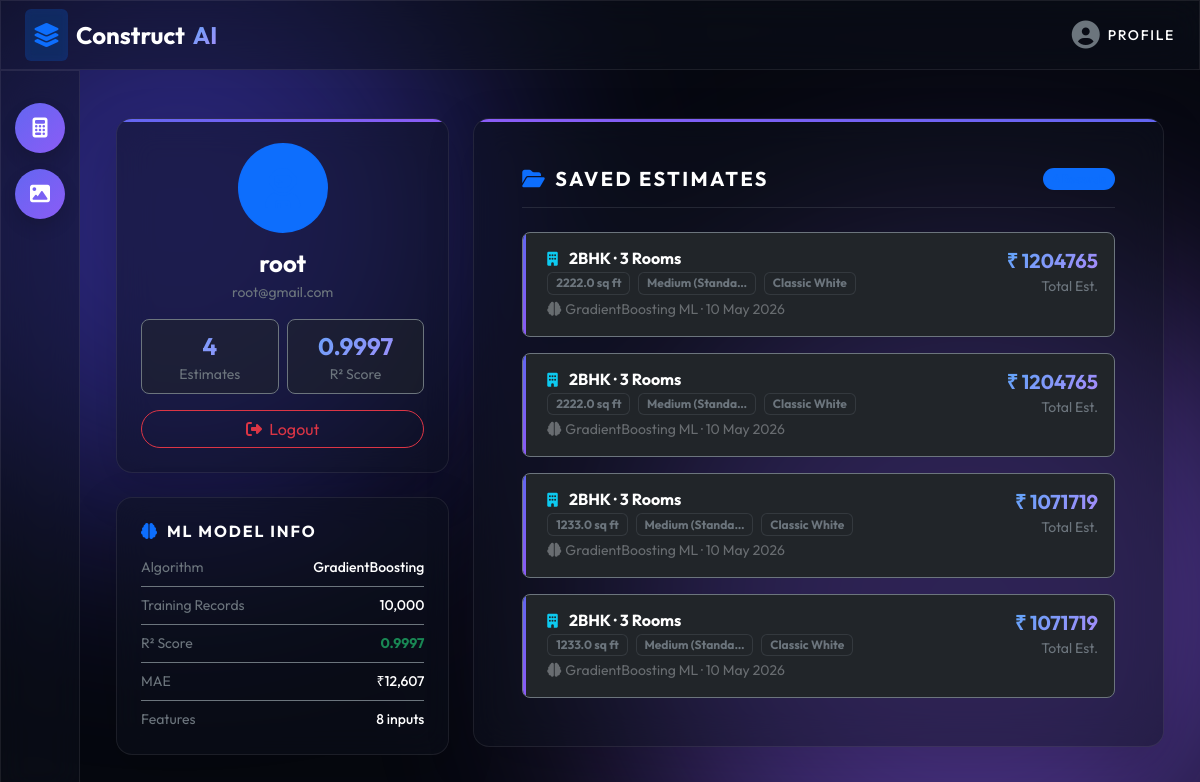
Page /profile/ (signed in) on the committed database.
### estimator/models.py (models this page shows, shortened)
class ProjectEstimate(models.Model):
    user = models.ForeignKey(User, on_delete=models.CASCADE, null=True, blank=True)
    plot_area = models.FloatField(help_text="Area in square feet")
    rooms = models.CharField(max_length=10)
    material_quality = models.CharField(max_length=20)
    paint_type = models.CharField(max_length=20)
    house_type = models.CharField(max_length=10)
    room_type = models.CharField(max_length=20)
    theme = models.CharField(max_length=30)
    budget_range = models.CharField(max_length=50)
    estimated_cost = models.DecimalField(max_digits=12, decimal_places=2, null=True, blank=True)
    created_at = models.DateTimeField(auto_now_add=True)

### estimator/views.py (the view)
# urls.py: path('profile/',  views.profile_view,  name='profile'),
def profile_view(request):
    if request.user.is_authenticated:
        projects = ProjectEstimate.objects.filter(user=request.user).order_by('-created_at')
    else:
        projects = ProjectEstimate.objects.all().order_by('-created_at')
    return render(request, 'profile.html', {'projects': projects})

### estimator/templates/profile.html (shortened to what this page needs)
{% extends 'base.html' %}
{% block content %}
<div class="container mt-4 pb-4">
    <div class="row g-4">
        <div class="col-lg-4">
            <div class="card glass border-0 rounded-4 shadow-lg p-4 text-center mb-4 position-relative overflow-hidden">
                <div class="position-absolute top-0 start-0 w-100" style="height:3px;background:linear-gradient(90deg,var(--primary),var(--secondary));"></div>
                <div class="bg-primary bg-opacity-15 rounded-circle d-inline-flex align-items-center justify-content-center mx-auto mb-3 border border-primary border-opacity-25" style="width:90px;height:90px;">
                    <i class="fa-solid fa-user-astronaut fs-1 text-primary"></i>
                </div>
                {% if user.is_authenticated %}
                <h4 class="fw-bold text-white mb-1">{{ user.get_full_name|default:user.username }}</h4>
                <p class="text-secondary small mb-3">{{ user.email }}</p>
                {% else %}
                <h4 class="fw-bold text-white mb-1">Guest User</h4>
                <p class="text-secondary small mb-3">Not logged in</p>
                {% endif %}
                <div class="row g-2 mb-3">
                    <div class="col-6">
                        <div class="bg-dark bg-opacity-50 rounded-3 p-2 border border-secondary border-opacity-15">
                            <div class="fs-4 fw-bold gradient-text">{{ projects|length }}</div>
                            <div class="text-secondary small">Estimates</div>
                        </div>
                    </div>
                    <div class="col-6">
                        <div class="bg-dark bg-opacity-50 rounded-3 p-2 border border-secondary border-opacity-15">
                            <div class="fs-4 fw-bold gradient-text">0.9997</div>
                            <div class="text-secondary small">R² Score</div>
                        </div>
                    </div>
                </div>
                {% if user.is_authenticated %}
                <a href="{% url 'logout' %}" class="btn btn-outline-danger w-100 rounded-pill small">
                    <i class="fa-solid fa-right-from-bracket me-1"></i> Logout
                </a>
                {% else %}
                <a href="{% url 'login' %}" class="btn btn-primary w-100 rounded-pill small">Login</a>
                {% endif %}
            </div>
            <div class="card glass border-0 rounded-4 shadow-lg p-4">
                <h6 class="text-white fw-bold text-uppercase tracking-wider mb-3"><i class="fa-solid fa-brain text-primary me-2"></i>ML Model Info</h6>
                <div class="d-flex flex-column gap-2 small">
                    <div class="d-flex justify-content-between border-bottom border-secondary border-opacity-15 pb-2">
                        <span class="text-secondary">Algorithm</span><span class="text-white fw-medium">GradientBoosting</span>
                    </div>
                    <div class="d-flex justify-content-between border-bottom border-secondary border-opacity-15 pb-2">
                        <span class="text-secondary">Training Records</span><span class="text-white fw-medium">10,000</span>
                    </div>
                    <div class="d-flex justify-content-between border-bottom border-secondary border-opacity-15 pb-2">
                        <span class="text-secondary">R² Score</span><span class="text-success fw-bold">0.9997</span>
                    </div>
                    <div class="d-flex justify-content-between border-bottom border-secondary border-opacity-15 pb-2">
                        <span class="text-secondary">MAE</span><span class="text-white fw-medium">₹12,607</span>
                    </div>
                    <div class="d-flex justify-content-between">
                        <span class="text-secondary">Features</span><span class="text-white fw-medium">8 inputs</span>
                    </div>
                </div>
            </div>
        </div>
        <div class="col-lg-8">
            <div class="card glass border-0 rounded-4 shadow-lg overflow-hidden position-relative">
                <div class="position-absolute top-0 start-0 w-100" style="height:3px;background:linear-gradient(90deg,var(--secondary),var(--primary));"></div>
                <div class="card-body p-4 p-xl-5">
                    <div class="d-flex justify-content-between align-items-center mb-4 border-bottom border-secondary border-opacity-25 pb-3">
                        <h5 class="fw-bold text-white mb-0 tracking-wider text-uppercase">
                            <i class="fa-solid fa-folder-open text-primary me-2"></i>Saved Estimates
                        </h5>
                        <span class="badge bg-primary bg-opacity-20 text-primary border border-primary border-opacity-25 rounded-pill">{{ projects|length }} Records</span>
                    </div>
                    <div class="d-flex flex-column gap-3">
                        {% if projects %}
                            {% for project in projects %}
                            <div class="p-3 bg-dark bg-opacity-40 border border-secondary border-opacity-20 rounded-3 position-relative overflow-hidden">
                                <div class="position-absolute start-0 top-0 bottom-0" style="width:3px;background:linear-gradient(180deg,var(--primary),var(--secondary));border-radius:3px 0 0 3px;"></div>
                                <div class="d-flex justify-content-between align-items-start flex-wrap gap-2 ps-2">
                                    <div>
                                        <h6 class="text-white fw-bold mb-1">
                                            <i class="fa-solid fa-building text-info me-2 small"></i>
                                            {{ project.house_type }} · {{ project.rooms }} Rooms
                                        </h6>
                                        <div class="d-flex flex-wrap gap-2 mb-1">
                                            <span class="badge bg-dark border border-secondary border-opacity-25 text-secondary small">{{ project.plot_area }} sq ft</span>
                                            <span class="badge bg-dark border border-secondary border-opacity-25 text-secondary small">{{ project.material_quality|truncatechars:15 }}</span>
                                            <span class="badge bg-dark border border-secondary border-opacity-25 text-secondary small">{{ project.theme|truncatechars:18 }}</span>
                                        </div>
                                        <p class="text-muted small mb-0 opacity-50">
                                            <i class="fa-solid fa-brain me-1"></i>GradientBoosting ML ·
                                            {% if project.created_at %}{{ project.created_at|date:"d M Y" }}{% endif %}
                                        </p>
                                    </div>
                                    <div class="text-end">
                                        <h5 class="gradient-text fw-bold mb-0">₹ {{ project.estimated_cost|floatformat:0 }}</h5>
                                        <small class="text-secondary">Total Est.</small>
                                    </div>
                                </div>
                            </div>
                            {% endfor %}
                        {% endif %}
                    </div>
                </div>
            </div>
        </div>
    </div>
</div>
{% endblock %}

### static/css/style.css (style rules this page uses)
:root { --bg-base: #06080f; --primary: #6366f1; --secondary: #8b5cf6; --glass-bg: rgba(14, 18, 30, 0.45); --glass-border: rgba(255, 255, 255, 0.08); }
body { background-color: var(--bg-base); font-family: 'Outfit', sans-serif; color: #f8fafc; }
.tracking-wider { letter-spacing: 0.05em; }
.glass { background: var(--glass-bg); backdrop-filter: blur(16px); border: 1px solid var(--glass-border) !important; }
.gradient-text { background: linear-gradient(135deg, #60A5FA, #A78BFA); -webkit-background-clip: text; -webkit-text-fill-color: transparent; }

### estimator/templates/profile.html (style rules this page uses)
.tracking-wider { letter-spacing:.12em }

### rows in the picture
ProjectEstimate: house_type "2BHK", rooms "3", plot_area "2222.0", material_quality "Medium (Standa…", theme "Classic White", created_at "10 May 2026", estimated_cost "1204765"
ProjectEstimate: house_type "2BHK", rooms "3", plot_area "2222.0", material_quality "Medium (Standa…", theme "Classic White", created_at "10 May 2026", estimated_cost "1204765"
ProjectEstimate: house_type "2BHK", rooms "3", plot_area "1233.0", material_quality "Medium (Standa…", theme "Classic White", created_at "10 May 2026", estimated_cost "1071719"
ProjectEstimate: house_type "2BHK", rooms "3", plot_area "1233.0", material_quality "Medium (Standa…", theme "Classic White", created_at "10 May 2026", estimated_cost "1071719"

### other values in the picture
{{ user.get_full_name|default:user.username }} "root"
{{ user.email }} "root@gmail.com"
{{ projects|length }} "4"
